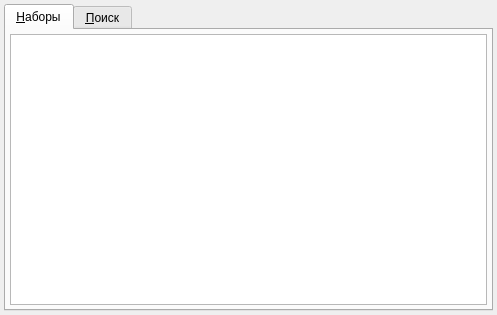
<?xml version="1.0" encoding="UTF-8"?>
<ui version="4.0">
 <class>SuiteReagentPopupForm</class>
 <widget class="QWidget" name="SuiteReagentPopupForm">
  <property name="geometry">
   <rect>
    <x>0</x>
    <y>0</y>
    <width>497</width>
    <height>315</height>
   </rect>
  </property>
  <property name="windowTitle">
   <string>Form</string>
  </property>
  <layout class="QVBoxLayout" name="verticalLayout">
   <property name="spacing">
    <number>4</number>
   </property>
   <property name="margin">
    <number>4</number>
   </property>
   <item>
    <widget class="QTabWidget" name="tabWidget">
     <property name="currentIndex">
      <number>0</number>
     </property>
     <widget class="QWidget" name="tabSuiteReagent">
      <attribute name="title">
       <string>&amp;Наборы</string>
      </attribute>
      <layout class="QVBoxLayout" name="verticalLayout_2">
       <property name="spacing">
        <number>4</number>
       </property>
       <property name="margin">
        <number>4</number>
       </property>
       <item>
        <widget class="CTableView" name="tblSuiteReagent"/>
       </item>
      </layout>
     </widget>
     <widget class="QWidget" name="tabFind">
      <attribute name="title">
       <string>&amp;Поиск</string>
      </attribute>
      <layout class="QVBoxLayout" name="verticalLayout_3">
       <property name="spacing">
        <number>4</number>
       </property>
       <property name="margin">
        <number>4</number>
       </property>
       <item>
        <widget class="QCheckBox" name="chkOnlyByTest">
         <property name="text">
          <string>Только наборы относяшиеся к тесту</string>
         </property>
         <property name="checked">
          <bool>true</bool>
         </property>
        </widget>
       </item>
       <item>
        <widget class="QCheckBox" name="chkNotOverdue">
         <property name="text">
          <string>Не просрочены</string>
         </property>
         <property name="checked">
          <bool>true</bool>
         </property>
        </widget>
       </item>
       <item>
        <widget class="QCheckBox" name="chkStartOperation">
         <property name="text">
          <string>Введены в работу</string>
         </property>
         <property name="checked">
          <bool>true</bool>
         </property>
        </widget>
       </item>
       <item>
        <widget class="QCheckBox" name="chkNotOverLimit">
         <property name="text">
          <string>Не превышен плановое количество</string>
         </property>
         <property name="checked">
          <bool>true</bool>
         </property>
        </widget>
       </item>
       <item>
        <spacer name="verticalSpacer">
         <property name="orientation">
          <enum>Qt::Vertical</enum>
         </property>
         <property name="sizeHint" stdset="0">
          <size>
           <width>20</width>
           <height>123</height>
          </size>
         </property>
        </spacer>
       </item>
       <item>
        <widget class="CApplyResetDialogButtonBox" name="buttonBox">
         <property name="sizePolicy">
          <sizepolicy hsizetype="Maximum" vsizetype="Fixed">
           <horstretch>0</horstretch>
           <verstretch>0</verstretch>
          </sizepolicy>
         </property>
         <property name="standardButtons">
          <set>QDialogButtonBox::Apply|QDialogButtonBox::Reset</set>
         </property>
        </widget>
       </item>
      </layout>
     </widget>
    </widget>
   </item>
  </layout>
 </widget>
 <customwidgets>
  <customwidget>
   <class>CTableView</class>
   <extends>QTableView</extends>
   <header>library/TableView.h</header>
  </customwidget>
  <customwidget>
   <class>CApplyResetDialogButtonBox</class>
   <extends>QDialogButtonBox</extends>
   <header>library/DialogButtonBox.h</header>
  </customwidget>
 </customwidgets>
 <resources/>
 <connections/>
</ui>
